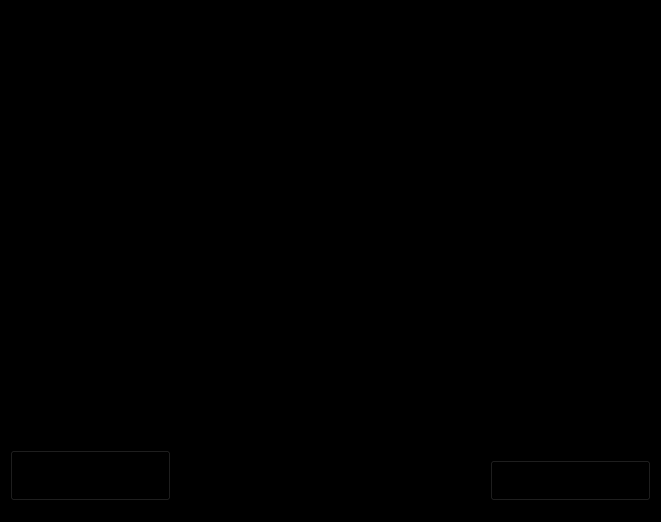
<?xml version="1.0" encoding="UTF-8"?>
<ui version="4.0">
 <class>MainWindow</class>
 <widget class="QMainWindow" name="MainWindow">
  <property name="geometry">
   <rect>
    <x>0</x>
    <y>0</y>
    <width>661</width>
    <height>522</height>
   </rect>
  </property>
  <property name="windowTitle">
   <string>MainWindow</string>
  </property>
  <property name="styleSheet">
   <string notr="true">background : black;</string>
  </property>
  <widget class="QWidget" name="centralwidget">
   <widget class="QTextBrowser" name="textBrowser_2">
    <property name="geometry">
     <rect>
      <x>370</x>
      <y>20</y>
      <width>256</width>
      <height>61</height>
     </rect>
    </property>
    <property name="styleSheet">
     <string notr="true">background:transparent</string>
    </property>
    <property name="html">
     <string>&lt;!DOCTYPE HTML PUBLIC &quot;-//W3C//DTD HTML 4.0//EN&quot; &quot;http://www.w3.org/TR/REC-html40/strict.dtd&quot;&gt;
&lt;html&gt;&lt;head&gt;&lt;meta name=&quot;qrichtext&quot; content=&quot;1&quot; /&gt;&lt;style type=&quot;text/css&quot;&gt;
p, li { white-space: pre-wrap; }
&lt;/style&gt;&lt;/head&gt;&lt;body style=&quot; font-family:'MS Shell Dlg 2'; font-size:8.25pt; font-weight:400; font-style:normal;&quot;&gt;
&lt;p style=&quot;-qt-paragraph-type:empty; margin-top:0px; margin-bottom:0px; margin-left:0px; margin-right:0px; -qt-block-indent:0; text-indent:0px; font-size:9.75pt;&quot;&gt;&lt;br /&gt;&lt;/p&gt;&lt;/body&gt;&lt;/html&gt;</string>
    </property>
   </widget>
   <widget class="QLabel" name="label_3">
    <property name="geometry">
     <rect>
      <x>10</x>
      <y>440</y>
      <width>181</width>
      <height>61</height>
     </rect>
    </property>
    <property name="text">
     <string/>
    </property>
    <property name="pixmap">
     <pixmap>../augustui/G.U.I Material/Buttons/Start.png</pixmap>
    </property>
    <property name="scaledContents">
     <bool>true</bool>
    </property>
   </widget>
   <widget class="QLabel" name="label_4">
    <property name="geometry">
     <rect>
      <x>470</x>
      <y>440</y>
      <width>181</width>
      <height>61</height>
     </rect>
    </property>
    <property name="text">
     <string/>
    </property>
    <property name="pixmap">
     <pixmap>../augustui/G.U.I Material/Buttons/Quit.png</pixmap>
    </property>
    <property name="scaledContents">
     <bool>true</bool>
    </property>
   </widget>
   <widget class="QPushButton" name="pushButton">
    <property name="geometry">
     <rect>
      <x>10</x>
      <y>450</y>
      <width>161</width>
      <height>51</height>
     </rect>
    </property>
    <property name="styleSheet">
     <string notr="true">background:transparent;</string>
    </property>
    <property name="text">
     <string/>
    </property>
   </widget>
   <widget class="QPushButton" name="pushButton_2">
    <property name="geometry">
     <rect>
      <x>490</x>
      <y>460</y>
      <width>161</width>
      <height>41</height>
     </rect>
    </property>
    <property name="styleSheet">
     <string notr="true">background:transparent;</string>
    </property>
    <property name="text">
     <string/>
    </property>
   </widget>
   <widget class="QLabel" name="label_2">
    <property name="geometry">
     <rect>
      <x>170</x>
      <y>90</y>
      <width>350</width>
      <height>350</height>
     </rect>
    </property>
    <property name="layoutDirection">
     <enum>Qt::LeftToRight</enum>
    </property>
    <property name="autoFillBackground">
     <bool>false</bool>
    </property>
    <property name="styleSheet">
     <string notr="true">padding left = 30px;</string>
    </property>
    <property name="text">
     <string/>
    </property>
    <property name="pixmap">
     <pixmap>ezgif.com-resize.gif</pixmap>
    </property>
    <property name="scaledContents">
     <bool>true</bool>
    </property>
    <property name="alignment">
     <set>Qt::AlignCenter</set>
    </property>
    <property name="margin">
     <number>0</number>
    </property>
    <property name="indent">
     <number>30</number>
    </property>
   </widget>
   <widget class="QTextBrowser" name="textBrowser_3">
    <property name="geometry">
     <rect>
      <x>20</x>
      <y>20</y>
      <width>256</width>
      <height>61</height>
     </rect>
    </property>
    <property name="styleSheet">
     <string notr="true">background:transparent</string>
    </property>
    <property name="html">
     <string>&lt;!DOCTYPE HTML PUBLIC &quot;-//W3C//DTD HTML 4.0//EN&quot; &quot;http://www.w3.org/TR/REC-html40/strict.dtd&quot;&gt;
&lt;html&gt;&lt;head&gt;&lt;meta name=&quot;qrichtext&quot; content=&quot;1&quot; /&gt;&lt;style type=&quot;text/css&quot;&gt;
p, li { white-space: pre-wrap; }
&lt;/style&gt;&lt;/head&gt;&lt;body style=&quot; font-family:'MS Shell Dlg 2'; font-size:8.25pt; font-weight:400; font-style:normal;&quot;&gt;
&lt;p style=&quot;-qt-paragraph-type:empty; margin-top:0px; margin-bottom:0px; margin-left:0px; margin-right:0px; -qt-block-indent:0; text-indent:0px; font-size:9.75pt;&quot;&gt;&lt;br /&gt;&lt;/p&gt;&lt;/body&gt;&lt;/html&gt;</string>
    </property>
   </widget>
  </widget>
  <widget class="QStatusBar" name="statusbar"/>
 </widget>
 <resources/>
 <connections/>
</ui>
